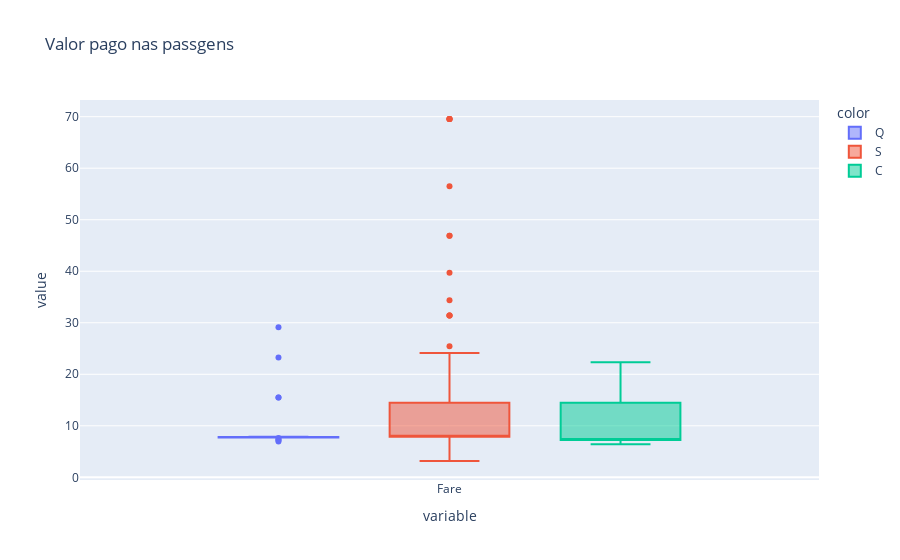

Here is the notebook cell this chart was saved with:
### Markdown cell above
### Preenchendo os valores de "Fare faltantes no DataSet de envio

    Percebemos que a coluna "Fare" possui uma forte correlação com a coluna "Pclass" e tambem possui alguma correlação com "Embarked":
    {
        Pclass
        Embarked
    }

    Como ja verificamos nas celulas acima, as linhas com os dados faltantes possuem os seguintes dados:

    Pclass    Embarked
    3         1

### Code cell
fig = px.box(df_submission.loc[df_submission['Pclass'] == 3, 'Fare'], color=df_submission.loc[df_submission['Pclass'] == 3, 'Embarked'], title="Valor pago nas passgens")
fig.show()

### Figure 1 — Plotly figure (JSON) as saved in the notebook; plotly's stock layout.template omitted (floating-point values rounded to 4 significant figures; data arrays with more than 128 entries replaced by an {"elided": "..."} marker saying what was removed)
{"data": [{"alignmentgroup": "True", "hovertemplate": "color=Q<br>variable=%{x}<br>value=%{y}<extra></extra>", "legendgroup": "Q", "marker": {"color": "#636efa"}, "name": "Q", "notched": false, "offsetgroup": "Q", "orientation": "v", "showlegend": true, "type": "box", "x": ["Fare", "Fare", "Fare", "Fare", "Fare", "Fare", "Fare", "Fare", "Fare", "Fare", "Fare", "Fare", "Fare", "Fare", "Fare", "Fare", "Fare", "Fare", "Fare", "Fare", "Fare", "Fare", "Fare", "Fare", "Fare", "Fare", "Fare", "Fare", "Fare", "Fare", "Fare", "Fare", "Fare", "Fare", "Fare", "Fare", "Fare", "Fare", "Fare", "Fare", "Fare"], "x0": " ", "xaxis": "x", "y": [7.829, 7.629, 7.75, 29.12, 7.725, 7.879, 7.75, 7.75, 7.879, 7.75, 7.75, 7.821, 7.75, 7.779, 7.283, 7.75, 7.75, 23.25, 7.733, 7.75, 15.5, 7.75, 7.879, 7.75, 7.879, 7.75, 7.75, 15.5, 7.75, 6.95, 7.75, 7.75, 7.733, 7.75, 7.75, 7.879, 7.75, 7.25, 7.733, 7.721, 7.75], "y0": " ", "yaxis": "y"}, {"alignmentgroup": "True", "hovertemplate": "color=S<br>variable=%{x}<br>value=%{y}<extra></extra>", "legendgroup": "S", "marker": {"color": "#EF553B"}, "name": "S", "notched": false, "offsetgroup": "S", "orientation": "v", "showlegend": true, "type": "box", "x": {"elided": "142 str values"}, "x0": " ", "xaxis": "x", "y": {"elided": "142 float values"}, "y0": " ", "yaxis": "y"}, {"alignmentgroup": "True", "hovertemplate": "color=C<br>variable=%{x}<br>value=%{y}<extra></extra>", "legendgroup": "C", "marker": {"color": "#00cc96"}, "name": "C", "notched": false, "offsetgroup": "C", "orientation": "v", "showlegend": true, "type": "box", "x": ["Fare", "Fare", "Fare", "Fare", "Fare", "Fare", "Fare", "Fare", "Fare", "Fare", "Fare", "Fare", "Fare", "Fare", "Fare", "Fare", "Fare", "Fare", "Fare", "Fare", "Fare", "Fare", "Fare", "Fare", "Fare", "Fare", "Fare", "Fare", "Fare", "Fare", "Fare", "Fare", "Fare", "Fare", "Fare"], "x0": " ", "xaxis": "x", "y": [7.229, 7.225, 7.225, 7.225, 21.68, 7.229, 13.42, 15.25, 14.45, 8.517, 14.45, 6.438, 6.438, 7.225, 7.896, 15.25, 7.225, 7.229, 15.25, 7.225, 14.45, 7.225, 15.25, 7.229, 7.229, 21.68, 7.225, 7.229, 7.225, 15.74, 7.229, 7.229, 7.229, 14.46, 22.36], "y0": " ", "yaxis": "y"}], "layout": {"boxmode": "group", "legend": {"title": {"text": "color"}, "tracegroupgap": 0}, "title": {"text": "Valor pago nas passgens"}, "xaxis": {"anchor": "y", "domain": [0, 1], "title": {"text": "variable"}}, "yaxis": {"anchor": "x", "domain": [0, 1], "title": {"text": "value"}}}}
